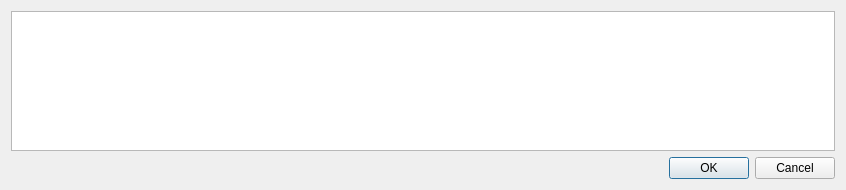
<?xml version="1.0" encoding="UTF-8"?>
<ui version="4.0">
 <class>AddNewRow</class>
 <widget class="QDialog" name="AddNewRow">
  <property name="geometry">
   <rect>
    <x>0</x>
    <y>0</y>
    <width>846</width>
    <height>190</height>
   </rect>
  </property>
  <property name="windowTitle">
   <string>Dialog</string>
  </property>
  <layout class="QVBoxLayout" name="verticalLayout">
   <item>
    <widget class="QTableWidget" name="tableWidget"/>
   </item>
   <item>
    <widget class="QDialogButtonBox" name="buttonBox">
     <property name="orientation">
      <enum>Qt::Horizontal</enum>
     </property>
     <property name="standardButtons">
      <set>QDialogButtonBox::Cancel|QDialogButtonBox::Ok</set>
     </property>
    </widget>
   </item>
  </layout>
 </widget>
 <resources/>
 <connections>
  <connection>
   <sender>buttonBox</sender>
   <signal>accepted()</signal>
   <receiver>AddNewRow</receiver>
   <slot>accept()</slot>
   <hints>
    <hint type="sourcelabel">
     <x>227</x>
     <y>172</y>
    </hint>
    <hint type="destinationlabel">
     <x>157</x>
     <y>189</y>
    </hint>
   </hints>
  </connection>
  <connection>
   <sender>buttonBox</sender>
   <signal>rejected()</signal>
   <receiver>AddNewRow</receiver>
   <slot>reject()</slot>
   <hints>
    <hint type="sourcelabel">
     <x>295</x>
     <y>178</y>
    </hint>
    <hint type="destinationlabel">
     <x>286</x>
     <y>189</y>
    </hint>
   </hints>
  </connection>
 </connections>
</ui>
